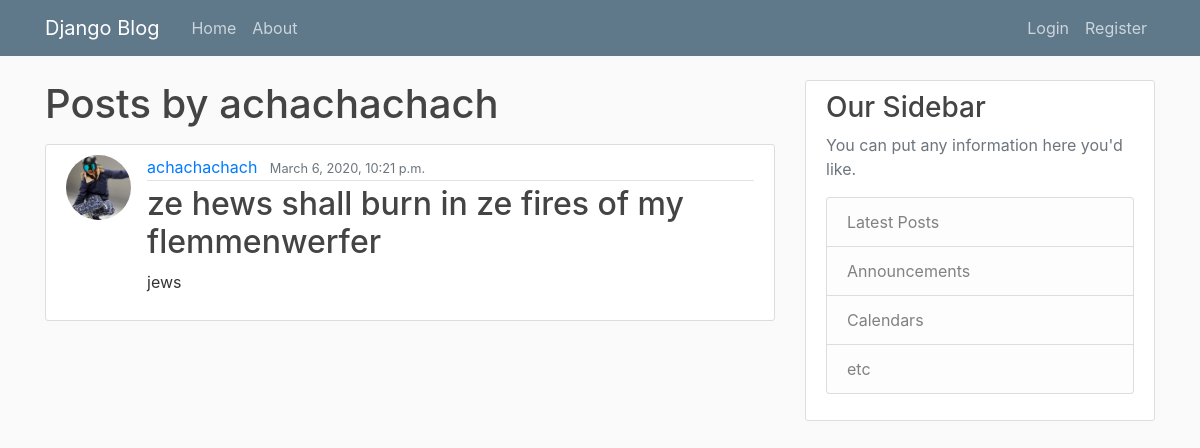
Page /user/achachachach on the earlier database version.
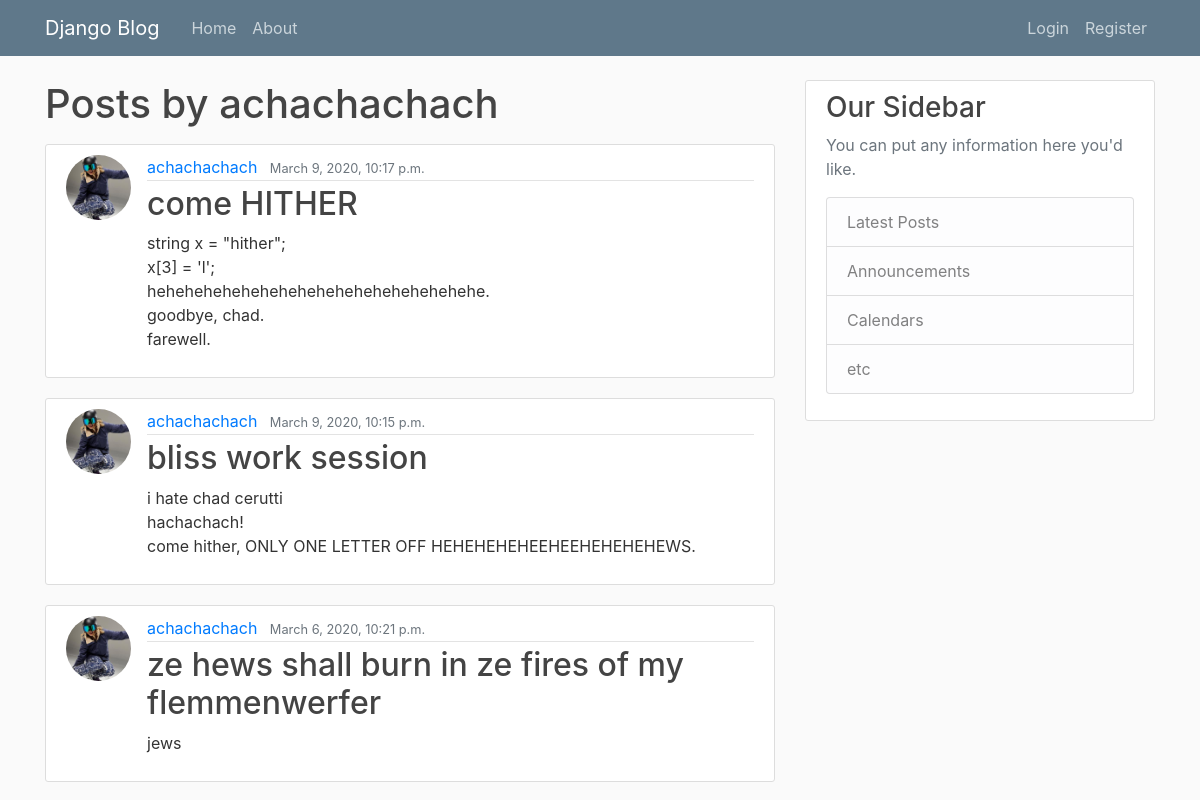
Same page on the later database version.
### blog/models.py (models this page shows, shortened)
class Post(models.Model):
  title = models.CharField(max_length=100)
  content = models.TextField()
  date_posted = models.DateTimeField(default=timezone.now)
  author = models.ForeignKey(User, on_delete=models.CASCADE)

### users/models.py (models this page shows, shortened)
class Profile(models.Model):
  user = models.OneToOneField(User, on_delete=models.CASCADE)
  biography = models.TextField()
  image = models.ImageField(default='default.jpg', upload_to='profile_pics')

### blog/views.py (the view)
# urls.py: path('user/<str:username>', UserPostListView.as_view(), name='user-posts')
class UserPostListView(ListView):
  model = Post
  template_name = 'blog/user_posts.html'
  context_object_name = 'posts'
  paginate_by = 5
  def get_queryset(self):
    user = get_object_or_404(User, username=self.kwargs.get('username'))
    return Post.objects.filter(author = user).order_by('-date_posted')

### blog/templates/blog/user_posts.html (shortened to what this page needs)
{% extends "blog/base.html" %}
{% block content %}
<h1 class="mb-3"> Posts by {{ view.kwargs.username }} </h1>
  {% for post in posts %}
    <article class="media content-section">
      <img class="rounded-circle article-img" src="{{ post.author.profile.image.url }}">
      <div class="media-body">
        <div class="article-metadata">
          <a class="mr-2" href="{% url 'user-posts' post.author.username %}">{{ post.author }}</a>
          <small class="text-muted">{{ post.date_posted }}</small>
        </div>
        <h2><a class="article-title" href="{% url 'post-detail' post.id %}">{{ post.title }}</a></h2>
        <p class="article-content">{{ post.content }}</p>
      </div>
    </article>
  {% endfor %}
{% endblock content %}

### blog/templates/blog/base.html (shortened to what this page needs)
{% load static %}
<!DOCTYPE html>
  <html>
    <head>
      <link rel="stylesheet" href="https://maxcdn.bootstrapcdn.com/bootstrap/4.0.0/css/bootstrap.min.css">
      <link rel="stylesheet" type="text/css" href="{% static 'blog/main.css' %}">
    </head>
    <body>
      <header class="site-header">
        <nav class="navbar navbar-expand-md navbar-dark bg-steel fixed-top">
          <div class="container">
            <a class="navbar-brand mr-4" href="{% url 'blog-home' %}">Django Blog</a>
            <div class="collapse navbar-collapse" id="navbarToggle">
              <div class="navbar-nav mr-auto">
                <a class="nav-item nav-link" href="{% url 'blog-home' %}">Home</a>
                <a class="nav-item nav-link" href="{% url 'blog-about' %}">About</a>
              </div>
              <div class="navbar-nav">
                {% if user.is_authenticated %}
                  <a class="nav-item nav-link" href="{% url 'post-create' %}"> New Post </a>
                  <a class="nav-item nav-link" href="{% url 'profile' %}"> Profile </a>
                  <a class="nav-item nav-link" href="{% url 'logout' %}">Logout</a>
                {% else %}
                  <a class="nav-item nav-link" href="{% url 'login' %}">Login</a>
                  <a class="nav-item nav-link" href="{% url 'register' %}">Register</a>
                {% endif %}
              </div>
            </div>
          </div>
        </nav>
      </header>
      <main role="main" class="container">
        <div class="row">
          <div class="col-md-8">
            {% block content %}{% endblock %}
          </div>
          <div class="col-md-4">
            <div class="content-section">
              <h3>Our Sidebar</h3>
              <p class='text-muted'>You can put any information here you'd like.
                <ul class="list-group">
                  <li class="list-group-item list-group-item-light">Latest Posts</li>
                  <li class="list-group-item list-group-item-light">Announcements</li>
                  <li class="list-group-item list-group-item-light">Calendars</li>
                  <li class="list-group-item list-group-item-light">etc</li>
                </ul>
              </p>
            </div>
          </div>
        </div>
      </main>
    </body>
  </html>

### blog/static/blog/main.css (style rules this page uses)
body { background: #fafafa; color: #333333; margin-top: 5rem; }
h1, h2, h3, h4, h5, h6 { color: #444444; }
ul { margin: 0; }
.bg-steel { background-color: #5f788a; }
.site-header .navbar-nav .nav-link { color: #cbd5db; }
.content-section { background: #ffffff; padding: 10px 20px; border: 1px solid #dddddd; border-radius: 3px; margin-bottom: 20px; }
.article-title { color: #444444; }
.article-content { white-space: pre-line; }
.article-img { height: 65px; width: 65px; margin-right: 16px; }
.article-metadata { padding-bottom: 1px; margin-bottom: 4px; border-bottom: 1px solid #e3e3e3 }

Differences in the rows shown:
added Post: author.profile.image (placeholder picture), author "achachachach", date_posted "March 9, 2020, 10:17 p.m.", title "come HITHER", content "string x = \"hither\"; x[3] = 'l'; hehehehehehehehehehehehehehehehehehe. goodbye, chad. farewell."
added Post: author.profile.image (placeholder picture), author "achachachach", date_posted "March 9, 2020, 10:15 p.m.", title "bliss work session", content "i hate chad cerutti hachachach! come hither, ONLY ONE LETTER OFF HEHEHEHEHEEHEEHEHEHEHEWS."
